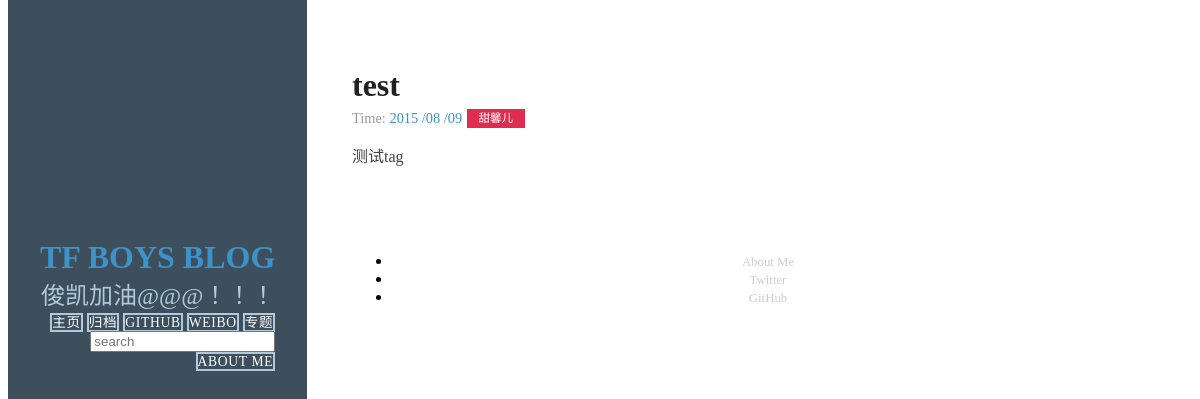
The app's page /8/ with its own data.
### article/models.py (models this page shows, shortened)
class Article(models.Model) :
    title = models.CharField(max_length = 100)  #博客题目
    category = models.CharField(max_length = 50, blank = True)  #博客标签
    date_time = models.DateTimeField(auto_now_add = True)  #博客日期
    content = models.TextField(blank = True, null = True)  #博客文章正文
    def get_absolute_url(self):
        path = reverse('detail', kwargs={'id':self.id})
        return "http://127.0.0.1:8000%s" % path
    class Meta:
        ordering = ['-date_time']

### article/views.py (the view)
# urls.py: url(r'^(?P<id>\d+)/$', 'article.views.detail', name='detail'),
def detail(request, id):
    try:
        post = Article.objects.get(id=str(id))
    except Article.DoesNotExist:
        raise Http404
    return render(request, 'post.html', {'post' : post})

### article/templatetags/custom_markdown.py (called while the page is built)
@register.filter(is_safe=True)  #注册template filter
@stringfilter  #希望字符串作为参数
def custom_markdown(value):
    return mark_safe(markdown.markdown(value,
        extensions = ['markdown.extensions.fenced_code', 'markdown.extensions.codehilite'],
                                       safe_mode=True,
                                       enable_attributes=False))

### templates/post.html (shortened to what this page needs)
{% extends "base.html" %}
{% load custom_markdown %}
{% block content %}
<div class="posts">
        <section class="post">
            <header class="post-header">
                <h2 class="post-title">{{ post.title }}</h2>
                    <p class="post-meta">
                        Time:  <a class="post-author" href="#">{{ post.date_time|date:"Y /m /d"}}</a> <a class="post-category post-category-js" href="{% url "search_tag" tag=post.category %}">{{ post.category }}</a>
                    </p>
            </header>
                <div class="post-description">
                    <p>
                        {{ post.content|custom_markdown }}
                    </p>
                </div>
        </section>
</div>
{% endblock %}

### static/styles/blog.css (style rules this page uses)
* { -webkit-box-sizing: border-box; -moz-box-sizing: border-box; box-sizing: border-box; }
a { text-decoration: none; color: rgb(61, 146, 201); }
.post { padding-bottom: 2em; }
.post-title { font-size: 2em; color: #222; margin-bottom: 0.2em; }
.post-description { font-family: Georgia, "Cambria", serif; color: #444; line-height: 1.8em; }
.post-meta { color: #999; font-size: 90%; margin: 0; }
.post-category { margin: 0 0.1em; padding: 0.3em 1em; color: #fff; background: #999; font-size: 80%; }
.post-category-js { background: #df2d4f; }

### records on screen
Article: title "test", date_time "2015 /08 /09", category "甜馨儿", content|custom_markdown "测试tag"
